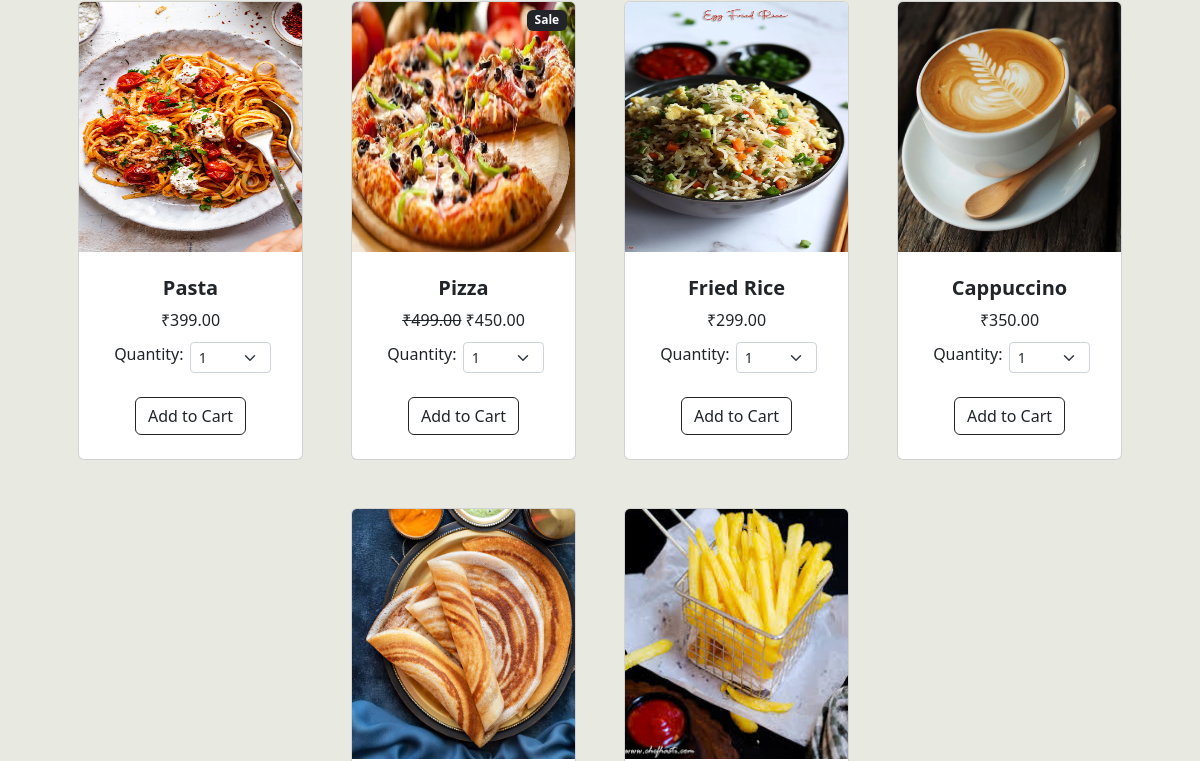
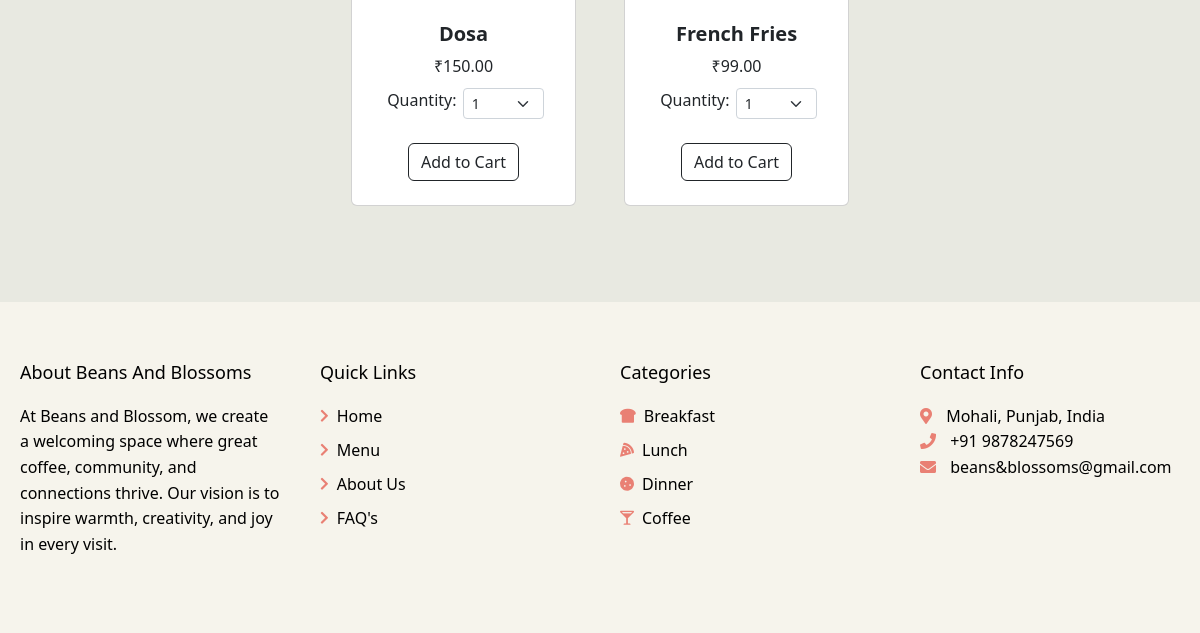
The app's page /menu/ (lower part), older data (2 pictures, top to bottom).
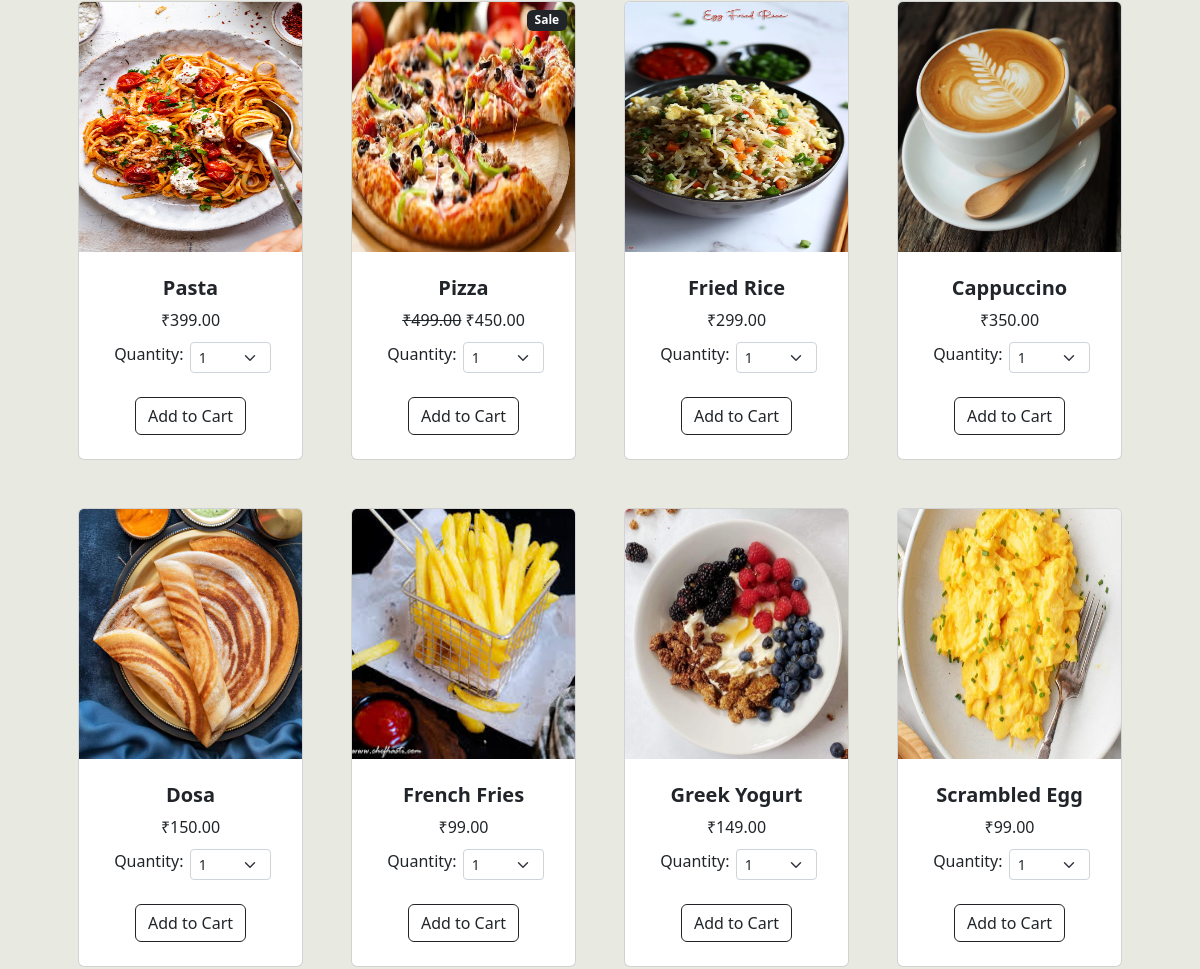
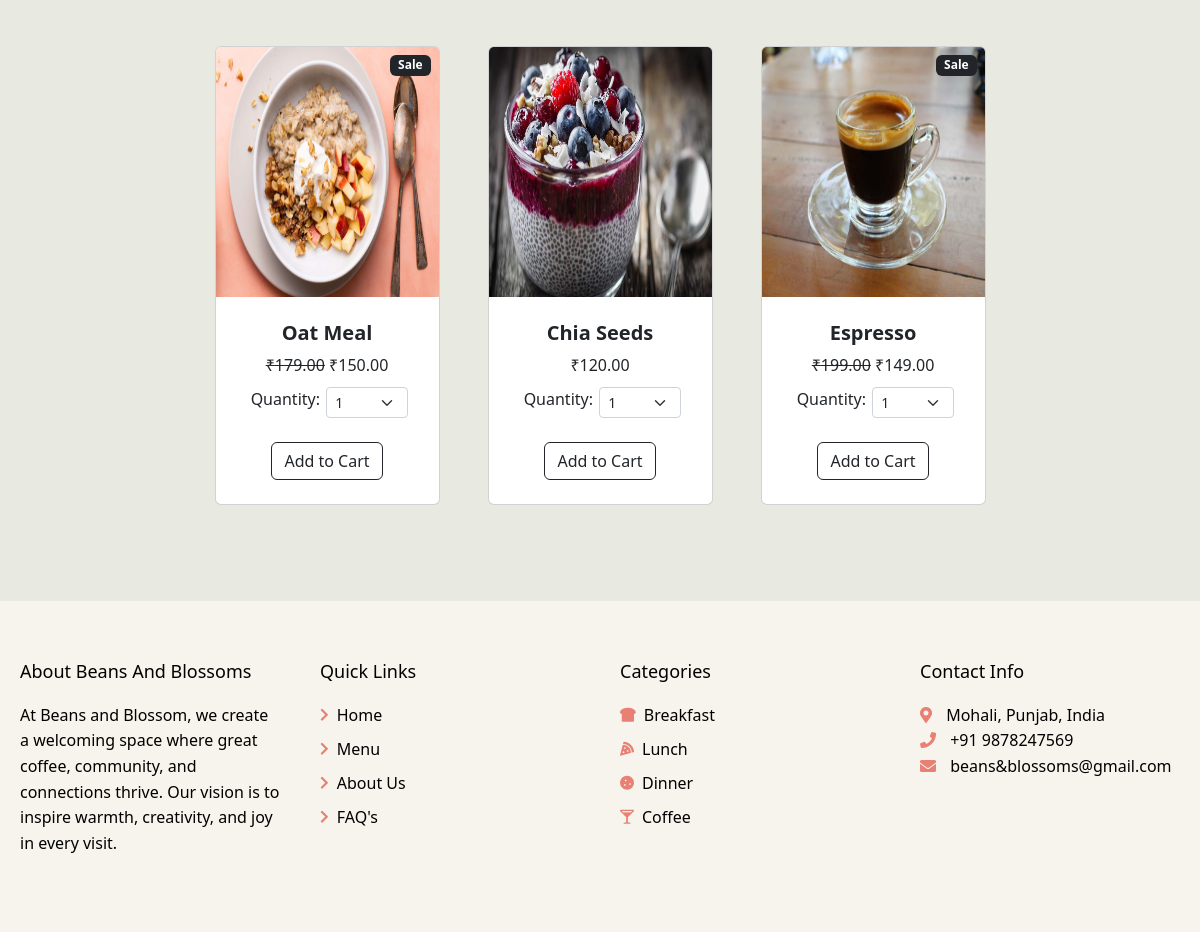
The same page, newer data (2 pictures, top to bottom).
### main/models.py (models this page shows, shortened)
class Product(models.Model):
    name =  models.CharField(max_length=100)
    price =  models.DecimalField(default=0,decimal_places=2,max_digits=6)
    category =  models.ForeignKey(Category, on_delete=models.CASCADE, default=1)
    image = models.ImageField(upload_to='uploads/product/')
    is_sale = models.BooleanField(default=False)
    sale_price = models.DecimalField(default=0, decimal_places=2, max_digits=6)

### main/views.py (the view)
# urls.py: path('menu/', views.menu, name='menu'),
def menu(request):
    products = Product.objects.all()
    return render(request, 'menu.html', {'products':products})

### cart/context_processors.py (called while the page is built)
def cart(request):
    return {'cart': Cart(request)}

### main/templates/menu.html (shortened to what this page needs)
{% extends 'base.html' %}
{% load static %}
{% block content %}
        <section class="py-5" style="margin-top: -120px;">
            <div class="container px-4 px-lg-5 mt-5">
                <div class="row gx-4 gx-lg-5 row-cols-2 row-cols-md-3 row-cols-xl-4 justify-content-center">
                    {% for product in products %}
                        {% if product.is_sale == True %}
                    <div class="col mb-5">
                        <div class="card h-100">
                            <div class = "badge bg-dark text-white position-absolute" style="top:0.5rem;right: 0.5rem;">Sale</div>
                            <img class="card-img-top" src="{{ product.image.url }}" height="250px" alt="..."/>
                            <div class="card-body p-4">
                                <div class="text-center">
                                    <h5 class="fw-bolder">{{product.name}}</h5>
                                    <strike>₹{{product.price}}</strike>&nbsp;₹{{product.sale_price}}<br>
                                    <center>
                                        <div style="display: flex; margin-right: -70px;margin-top: 10px;">
                                        <div class="col-md-4" style="margin-left: 5px; ">Quantity:</div>
                                    <div class="col-md-4">
                                <select class="form-select form-select-sm" id="qty-cart">
                                    <option value="1">1</option>
                                </select>
                                </div>
                                </div></div></center>
                            </div>
                            <div class="card-footer p-4 pt-0 border-top-0 bg-transparent">
                                <div class="text-center">
                                    <button class="btn btn-outline-dark mt-auto addcart" type="button" value="{{ product.id }}"  >Add to Cart</button>
                                </div>
                            </div>
                        </div>
                    </div>
                    {% else %}
                    <div class="col mb-5">
                        <div class="card h-100">
                            <img class="card-img-top" src="{{ product.image.url }}" height="250px" alt="..." />
                            <div class="card-body p-4">
                                <div class="text-center">
                                    <h5 class="fw-bolder">{{product.name}}</h5>
                                    ₹{{product.price}}<br>
                                    <center>
                                        <div style="display: flex; margin-right: -70px;margin-top: 10px;">
                                        <div class="col-md-4" style="margin-left: 5px; ">Quantity:</div>
                                    <div class="col-md-4">
                                <select class="form-select form-select-sm" id="qty-cart">
                                    <option value="1">1</option>
                                </select>
                                </div>
                                </div></div></center>
                            </div>
                            <div class="card-footer p-4 pt-0 border-top-0 bg-transparent">
                                <div class="text-center">
                                    <button class="btn btn-outline-dark mt-auto addcart" type="button" value="{{ product.id }}" >Add to Cart</button>
                                </div>
                            </div>
                        </div>
                    </div>
                    {% endif %}
                    {% endfor %}
    </div>
    </section>
{% endblock %}

Row changes from the older to the newer data that the page shows:
added Product: image (picture), name "Greek Yogurt", price "149.00", {{ product.id }} 11 (drawn)
added Product: image (picture), name "Scrambled Egg", price "99.00", {{ product.id }} 12 (drawn)
added Product: image (picture), name "Oat Meal", price "179.00", sale_price "150.00", {{ product.id }} 13 (drawn)
added Product: image (picture), name "Chia Seeds", price "120.00", {{ product.id }} 14 (drawn)
added Product: image (picture), name "Espresso", price "199.00", sale_price "149.00", {{ product.id }} 15 (drawn)
